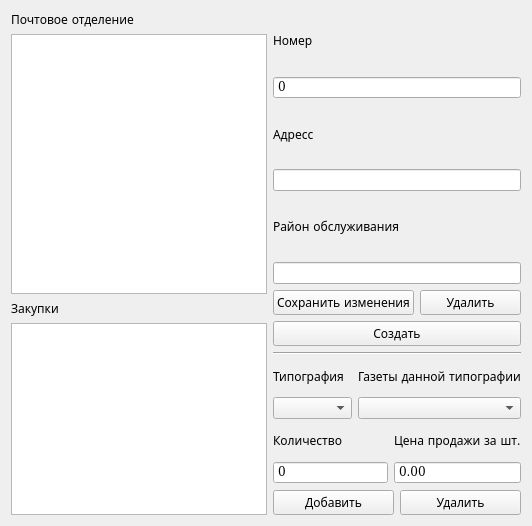
        <widget class="QWidget" name="post_offices">
         <attribute name="title">
          <string>Почтовое отделение</string>
         </attribute>
         <layout class="QFormLayout" name="formLayout_3">
          <item row="0" column="1">
           <layout class="QVBoxLayout" name="verticalLayout_13">
            <item>
             <widget class="QLabel" name="label_31">
              <property name="font">
               <font>
                <family>DejaVu Math TeX Gyre</family>
               </font>
              </property>
              <property name="text">
               <string>Номер</string>
              </property>
             </widget>
            </item>
            <item>
             <widget class="QSpinBox" name="post_office_number">
              <property name="font">
               <font>
                <family>DejaVu Math TeX Gyre</family>
               </font>
              </property>
              <property name="buttonSymbols">
               <enum>QAbstractSpinBox::ButtonSymbols::NoButtons</enum>
              </property>
              <property name="maximum">
               <number>1000000</number>
              </property>
             </widget>
            </item>
            <item>
             <widget class="QLabel" name="label_32">
              <property name="font">
               <font>
                <family>DejaVu Math TeX Gyre</family>
               </font>
              </property>
              <property name="text">
               <string>Адресс</string>
              </property>
             </widget>
            </item>
            <item>
             <widget class="QLineEdit" name="post_office_address">
              <property name="font">
               <font>
                <family>DejaVu Math TeX Gyre</family>
               </font>
              </property>
             </widget>
            </item>
            <item>
             <widget class="QLabel" name="label_33">
              <property name="font">
               <font>
                <family>DejaVu Math TeX Gyre</family>
               </font>
              </property>
              <property name="text">
               <string>Район обслуживания</string>
              </property>
             </widget>
            </item>
            <item>
             <widget class="QLineEdit" name="post_office_region">
              <property name="font">
               <font>
                <family>DejaVu Math TeX Gyre</family>
               </font>
              </property>
             </widget>
            </item>
            <item>
             <layout class="QHBoxLayout" name="horizontalLayout_23">
              <item>
               <widget class="QPushButton" name="post_office_save">
                <property name="font">
                 <font>
                  <family>DejaVu Math TeX Gyre</family>
                 </font>
                </property>
                <property name="text">
                 <string>Сохранить изменения</string>
                </property>
               </widget>
              </item>
              <item>
               <widget class="QPushButton" name="post_office_del">
                <property name="font">
                 <font>
                  <family>DejaVu Math TeX Gyre</family>
                 </font>
                </property>
                <property name="text">
                 <string>Удалить</string>
                </property>
               </widget>
              </item>
             </layout>
            </item>
            <item>
             <widget class="QPushButton" name="post_office_add">
              <property name="font">
               <font>
                <family>DejaVu Math TeX Gyre</family>
               </font>
              </property>
              <property name="text">
               <string>Создать</string>
              </property>
             </widget>
            </item>
            <item>
             <widget class="Line" name="line_3">
              <property name="font">
               <font>
                <family>DejaVu Math TeX Gyre</family>
               </font>
              </property>
              <property name="orientation">
               <enum>Qt::Orientation::Horizontal</enum>
              </property>
             </widget>
            </item>
            <item>
             <layout class="QHBoxLayout" name="horizontalLayout_3">
              <item>
               <layout class="QVBoxLayout" name="verticalLayout_11">
                <item>
                 <widget class="QLabel" name="label_24">
                  <property name="font">
                   <font>
                    <family>DejaVu Math TeX Gyre</family>
                   </font>
                  </property>
                  <property name="text">
                   <string>Типография</string>
                  </property>
                 </widget>
                </item>
                <item>
                 <widget class="QComboBox" name="printing_house_per_post_office">
                  <property name="font">
                   <font>
                    <family>DejaVu Math TeX Gyre</family>
                   </font>
                  </property>
                 </widget>
                </item>
               </layout>
              </item>
              <item>
               <layout class="QVBoxLayout" name="verticalLayout_15">
                <item>
                 <widget class="QLabel" name="label_37">
                  <property name="font">
                   <font>
                    <family>DejaVu Math TeX Gyre</family>
                   </font>
                  </property>
                  <property name="text">
                   <string>Газеты данной типографии</string>
                  </property>
                 </widget>
                </item>
                <item>
                 <widget class="QComboBox" name="newspaper_per_post_office">
                  <property name="font">
                   <font>
                    <family>DejaVu Math TeX Gyre</family>
                   </font>
                  </property>
                 </widget>
                </item>
               </layout>
              </item>
             </layout>
            </item>
            <item>
             <layout class="QHBoxLayout" name="horizontalLayout_12">
              <item>
               <layout class="QVBoxLayout" name="verticalLayout_20">
                <item>
                 <widget class="QLabel" name="label_21">
                  <property name="font">
                   <font>
                    <family>DejaVu Math TeX Gyre</family>
                   </font>
                  </property>
                  <property name="text">
                   <string>Количество</string>
                  </property>
                 </widget>
                </item>
                <item>
                 <widget class="QSpinBox" name="newspapers_per_post_office_count">
                  <property name="font">
                   <font>
                    <family>DejaVu Math TeX Gyre</family>
                   </font>
                  </property>
                  <property name="buttonSymbols">
                   <enum>QAbstractSpinBox::ButtonSymbols::NoButtons</enum>
                  </property>
                  <property name="maximum">
                   <number>1000000</number>
                  </property>
                 </widget>
                </item>
               </layout>
              </item>
              <item>
               <layout class="QVBoxLayout" name="verticalLayout_21">
                <item>
                 <widget class="QLabel" name="label_22">
                  <property name="font">
                   <font>
                    <family>DejaVu Math TeX Gyre</family>
                   </font>
                  </property>
                  <property name="text">
                   <string>Цена продажи за шт.</string>
                  </property>
                 </widget>
                </item>
                <item>
                 <widget class="QDoubleSpinBox" name="newspapers_per_post_office_price">
                  <property name="font">
                   <font>
                    <family>DejaVu Math TeX Gyre</family>
                   </font>
                  </property>
                  <property name="buttonSymbols">
                   <enum>QAbstractSpinBox::ButtonSymbols::NoButtons</enum>
                  </property>
                  <property name="maximum">
                   <double>10000.000000000000000</double>
                  </property>
                 </widget>
                </item>
               </layout>
              </item>
             </layout>
            </item>
            <item>
             <layout class="QHBoxLayout" name="horizontalLayout_16">
              <item>
               <widget class="QPushButton" name="newspapers_per_post_office_add">
                <property name="font">
                 <font>
                  <family>DejaVu Math TeX Gyre</family>
                 </font>
                </property>
                <property name="text">
                 <string>Добавить</string>
                </property>
               </widget>
              </item>
              <item>
               <widget class="QPushButton" name="newspapers_per_post_office_del">
                <property name="font">
                 <font>
                  <family>DejaVu Math TeX Gyre</family>
                 </font>
                </property>
                <property name="text">
                 <string>Удалить</string>
                </property>
               </widget>
              </item>
             </layout>
            </item>
           </layout>
          </item>
          <item row="0" column="0">
           <layout class="QVBoxLayout" name="verticalLayout_12">
            <property name="rightMargin">
             <number>0</number>
            </property>
            <property name="bottomMargin">
             <number>0</number>
            </property>
            <item>
             <widget class="QLabel" name="label_14">
              <property name="font">
               <font>
                <family>DejaVu Math TeX Gyre</family>
               </font>
              </property>
              <property name="text">
               <string>Почтовое отделение</string>
              </property>
             </widget>
            </item>
            <item>
             <widget class="QListWidget" name="post_office_list">
              <property name="minimumSize">
               <size>
                <width>0</width>
                <height>260</height>
               </size>
              </property>
              <property name="font">
               <font>
                <family>DejaVu Math TeX Gyre</family>
               </font>
              </property>
             </widget>
            </item>
            <item>
             <widget class="QLabel" name="label_23">
              <property name="font">
               <font>
                <family>DejaVu Math TeX Gyre</family>
               </font>
              </property>
              <property name="text">
               <string>Закупки</string>
              </property>
             </widget>
            </item>
            <item>
             <widget class="QListWidget" name="newspapers_per_post_office_list">
              <property name="font">
               <font>
                <family>DejaVu Math TeX Gyre</family>
               </font>
              </property>
             </widget>
            </item>
           </layout>
          </item>
         </layout>
        </widget>
